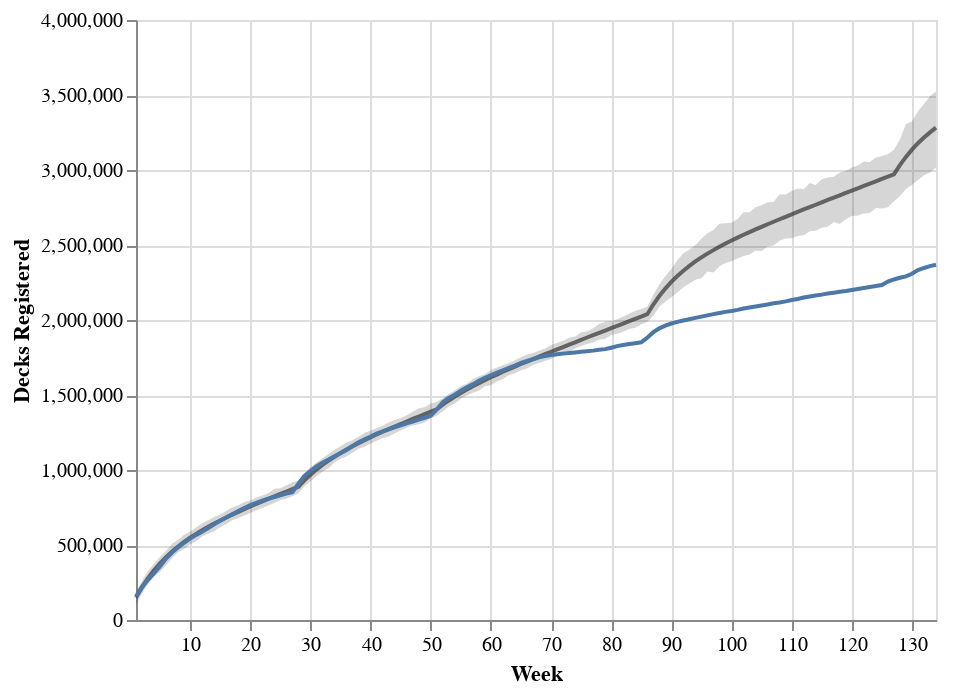

Source (notebook cell):
### Code cell
with model_5:
    pm.set_data({"covid_start": 500})

chart_without_covid = plot_fit_altair(model_5, trace_5, model_data)
chart_without_covid

### Figure 1 — Vega-Lite specification as saved in the notebook (floating-point values rounded to 4 significant figures; data arrays with more than 128 entries replaced by an {"elided": "..."} marker saying what was removed)
{"config": {"view": {"continuousWidth": 400, "continuousHeight": 300}}, "layer": [{"mark": {"type": "area", "color": "#333333", "opacity": 0.2}, "encoding": {"tooltip": [{"type": "quantitative", "field": "Total_scaled", "format": ",.0f", "title": "Registered Decks"}, {"type": "quantitative", "field": "max_posterior_predictor", "format": ",.0f", "title": "Model Max"}, {"type": "quantitative", "field": "mean_posterior_predictor", "format": ",.0f", "title": "Model Mean"}, {"type": "quantitative", "field": "min_posterior_predictor", "format": ",.0f", "title": "Model Min"}], "x": {"type": "quantitative", "field": "Week_nr", "scale": {"domain": [1, 134], "nice": false, "zero": false}, "title": "Week"}, "y": {"type": "quantitative", "field": "min_posterior_predictor", "title": "Decks Registered"}, "y2": {"field": "max_posterior_predictor"}}}, {"mark": {"type": "line", "color": "#333333", "opacity": 0.7}, "encoding": {"tooltip": [{"type": "quantitative", "field": "Total_scaled", "format": ",.0f", "title": "Registered Decks"}, {"type": "quantitative", "field": "max_posterior_predictor", "format": ",.0f", "title": "Model Max"}, {"type": "quantitative", "field": "mean_posterior_predictor", "format": ",.0f", "title": "Model Mean"}, {"type": "quantitative", "field": "min_posterior_predictor", "format": ",.0f", "title": "Model Min"}], "x": {"type": "quantitative", "field": "Week_nr", "scale": {"domain": [1, 134], "nice": false, "zero": false}, "title": "Week"}, "y": {"type": "quantitative", "field": "mean_posterior_predictor"}}}, {"mark": "line", "encoding": {"tooltip": [{"type": "quantitative", "field": "Total_scaled", "format": ",.0f", "title": "Registered Decks"}, {"type": "quantitative", "field": "max_posterior_predictor", "format": ",.0f", "title": "Model Max"}, {"type": "quantitative", "field": "mean_posterior_predictor", "format": ",.0f", "title": "Model Mean"}, {"type": "quantitative", "field": "min_posterior_predictor", "format": ",.0f", "title": "Model Min"}], "x": {"type": "quantitative", "field": "Week_nr", "scale": {"domain": [1, 134], "nice": false, "zero": false}, "title": "Week"}, "y": {"type": "quantitative", "field": "Total_scaled"}}}], "data": {"name": "data-c43377f8f0180c38998b17e72b041898"}, "$schema": "https://vega.github.io/schema/vega-lite/v4.8.1.json", "datasets": {"data-c43377f8f0180c38998b17e72b041898": {"elided": "134 records"}}}
